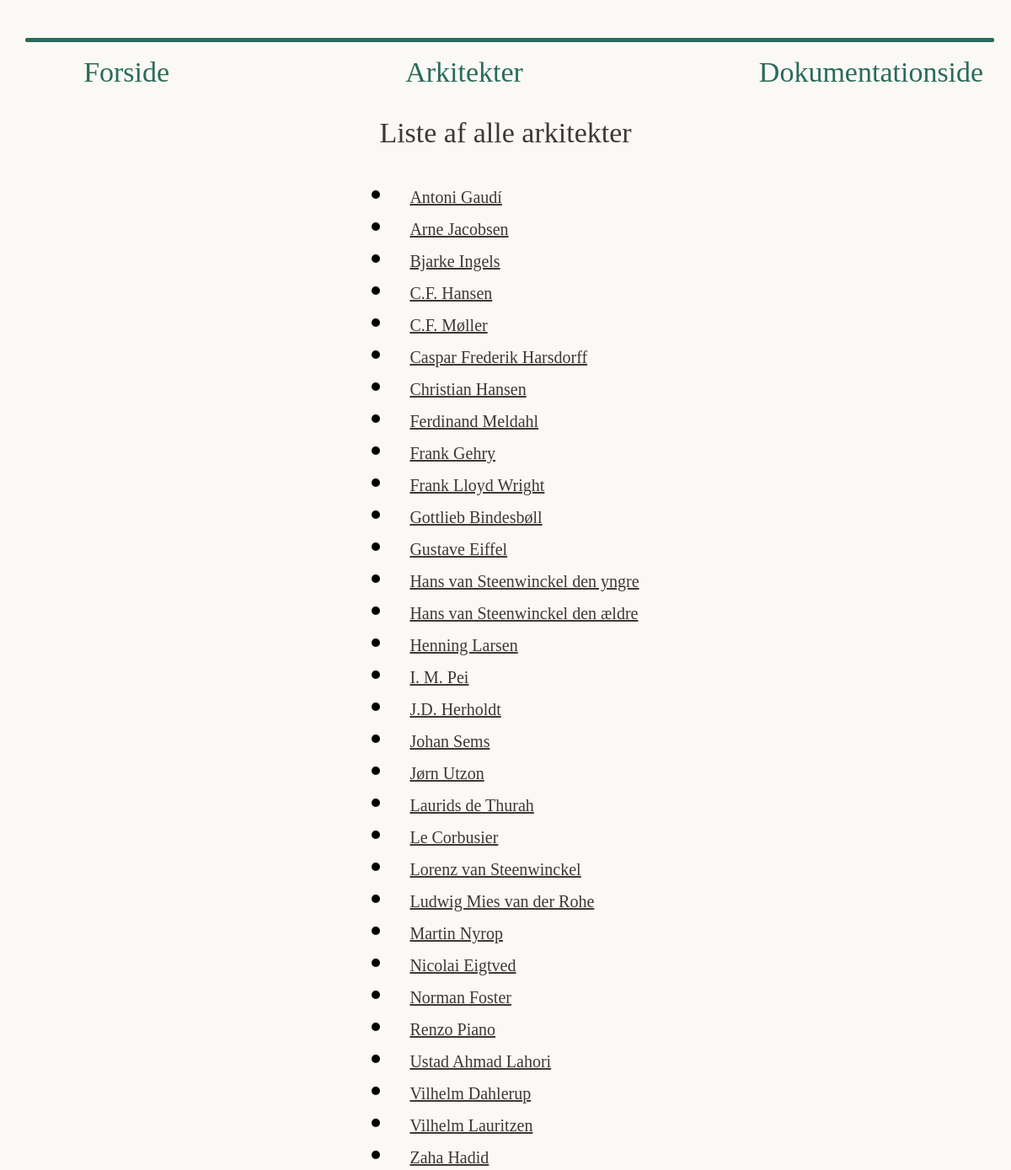
Screenshot of /architects with the database file from the repository.
### tables this page shows
CREATE TABLE architects (
    aid INTEGER PRIMARY KEY AUTOINCREMENT,
    name TEXT,
    nationality TEXT,
    birth NUMERIC,
    death NUMERIC,
    age NUMERIC
, portrait);

### app.py (the view)
@app.route("/architects")
def architects():
    info = get_all_architect_info()
    return render_template("architects.html", all=info)

### app.py (called while the page is built)
def get_all_architect_info():
    con = sqlite3.connect(DB_ARCHITECTS)
    cur = con.cursor()
    query = "select * from architects order by name asc"
    cur.execute(query,)
    res = cur.fetchall()
    cur.close()
    con.close()
    return res

### templates/architects.html (shortened to what this page needs)
{% extends "base.html" %}
{% block content %}
<body>
    <div class="arkitekter-liste">
        <p>Liste af alle arkitekter</p>
        {% for architect in all %}
            <li>
                <a href="/architect?aid={{ architect[0] }}">{{ architect[1] }}</a>
            </li>
        {% endfor %}
    </div>
</body>
{% endblock %}

### static/main.css (style rules this page uses)
body { background-color: #FBF9F5; }

### rows the page displays
architects: name "Antoni Gaudí"
architects: name "Arne Jacobsen"
architects: name "Bjarke Ingels"
architects: name "C.F. Hansen"
architects: name "C.F. Møller"
architects: name "Caspar Frederik Harsdorff"
architects: name "Christian Hansen"
architects: name "Ferdinand Meldahl"
architects: name "Frank Gehry"
architects: name "Frank Lloyd Wright"
architects: name "Gottlieb Bindesbøll"
architects: name "Gustave Eiffel"
architects: name "Hans van Steenwinckel den yngre"
architects: name "Hans van Steenwinckel den ældre"
architects: name "Henning Larsen"
architects: name "I. M. Pei"
architects: name "J.D. Herholdt"
architects: name "Johan Sems"
architects: name "Jørn Utzon"
architects: name "Laurids de Thurah"
architects: name "Le Corbusier"
architects: name "Lorenz van Steenwinckel"
architects: name "Ludwig Mies van der Rohe"
architects: name "Martin Nyrop"
architects: name "Nicolai Eigtved"
architects: name "Norman Foster"
architects: name "Renzo Piano"
architects: name "Ustad Ahmad Lahori"
architects: name "Vilhelm Dahlerup"
architects: name "Vilhelm Lauritzen"
architects: name "Zaha Hadid"
